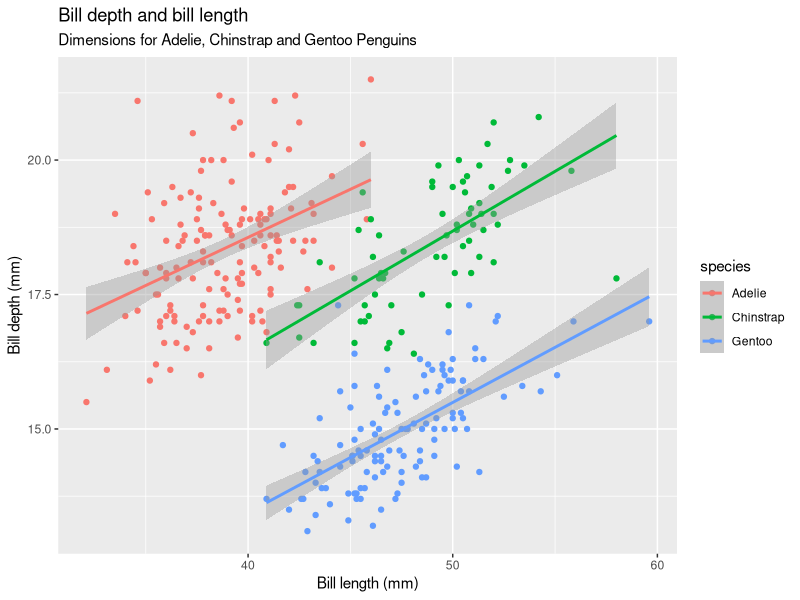
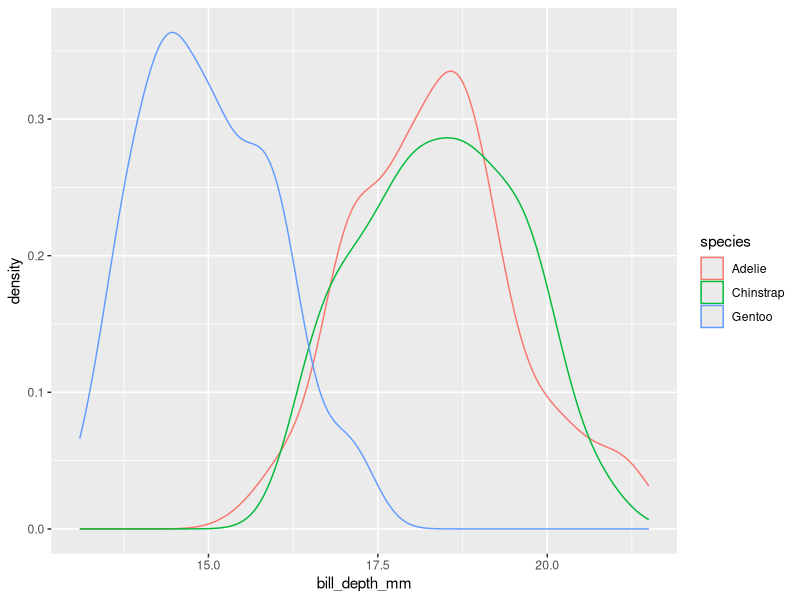

Generate these figures, in order, with R: (Note: this script raises an error after producing the figures.)
## ---- chunk 1
library(tidyverse)
library(palmerpenguins)
## ---- chunk 2
    #| warning: false
    ggplot(data = penguins, 
           mapping = aes(x = bill_length_mm, y = bill_depth_mm, color = species)) +
      geom_point() +
      geom_smooth(method = "lm") +
      labs(
        title = "Bill depth and bill length", 
        subtitle = "Dimensions for Adelie, Chinstrap and Gentoo Penguins",
        x = "Bill length (mm)", y = "Bill depth (mm)"
      )
## ---- chunk 3
    #| warning: false
    ggplot(data = penguins, 
           mapping = aes(x = bill_depth_mm)) + 
      geom_density(mapping = aes(color = species))
## ---- chunk 4
    #| eval: false
    #| warning: false
    ggplot(data = penguins) + 
      geom_point()
## ---- chunk 5
    ggplot(data = penguins,
           mapping = aes(x = flipper_length_mm, y = body_mass_g)) +
      geom_point(mapping = aes(color = species, shape = species), na.rm = TRUE)
## ---- chunk 6
    ggplot(data = penguins,
           mapping = aes(x = flipper_length_mm, y = body_mass_g)) +
      geom_point(mapping = aes(color = species, shape = species), na.rm = TRUE) + 
      labs(
        title = "Body mass and flipper length",
        subtitle = "Dimensions for Adelie, Chinstrap and Gentoo Penguins",
        caption = "Data come from the palmerpenguins package.", 
        x = "Flipper length (mm)", y = "Body mass (g)",
        color = "Species", shape = "Species"
      )
## ---- chunk 7
    #| warning: false
    #| fig-alt: |
    #|   A scatterplot of body mass vs. flipper length of penguins, colored 
    #|   by bill depth. A smooth curve of the relationship between body mass 
    #|   and flipper length is overlaid. The relationship is positive, 
    #|   fairly linear, and moderately strong.
    ggplot(
      data = penguins,
      mapping = aes(x = flipper_length_mm, y = body_mass_g)
    ) +
      geom_point(aes(color = bill_depth_mm)) +
      geom_smooth()
## ---- chunk 8
    ggplot(
      data = penguins,
      mapping = aes(x = flipper_length_mm, y = body_mass_g, color = island)
    ) +
      geom_point() +
      geom_smooth(se = FALSE)
## ---- chunk 9
    ggplot(
      data = penguins,
      mapping = aes(x = flipper_length_mm, y = body_mass_g)
    ) +
      geom_point() +
      geom_smooth()

    ggplot() +
      geom_point(
        data = penguins,
        mapping = aes(x = flipper_length_mm, y = body_mass_g)
      ) +
      geom_smooth(
        data = penguins,
        mapping = aes(x = flipper_length_mm, y = body_mass_g)
      )
## ---- chunk 10
    ggplot(penguins, aes(y = species)) +
      geom_bar()
## ---- chunk 11
    ggplot(penguins, aes(x = species)) +
      geom_bar(color = "red")

    ggplot(penguins, aes(x = species)) +
      geom_bar(fill = "red")
## ---- chunk 12
    ggplot(diamonds, aes(x = carat)) + 
      geom_histogram(binwidth = 0.2, fill = "lightblue")
## ---- chunk 13
    ggplot(data = mpg, 
           mapping = aes(x = displ, y = hwy, color = cty, size = cty)) +
      geom_point()
## ---- chunk 14
    ggplot(data = mpg, 
           mapping = aes(x = displ, y = hwy, linewidth = cty)) +
      geom_point()
## ---- chunk 15
    #| warning: false
    ggplot(data = penguins, 
           mapping = aes(x = bill_length_mm, y = bill_depth_mm)) +
      geom_point() +
      geom_smooth(method = "lm") +
      labs(
        title = "Bill depth and bill length", 
        subtitle = "Dimensions for Adelie, Chinstrap and Gentoo Penguins",
        x = "Bill length (mm)", y = "Bill depth (mm)"
      ) +
      facet_wrap(~species)
## ---- chunk 16
    #| warning: false
    #| fig-show: hide
    ggplot(
      data = penguins,
      mapping = aes(
        x = bill_length_mm, y = bill_depth_mm, 
        color = species, shape = species
      )
    ) +
      geom_point() +
      labs(color = "Species")
## ---- chunk 17
    #| warning: false
    ggplot(
      data = penguins,
      mapping = aes(
        x = bill_length_mm, y = bill_depth_mm, 
        color = species, shape = species
      )
    ) +
      geom_point() +
      labs(color = "Species", shape = "Species")
## ---- chunk 18
    ggplot(penguins, aes(x = island, fill = species)) +
      geom_bar(position = "fill")
    ggplot(penguins, aes(x = species, fill = island)) +
      geom_bar(position = "fill")
## ---- chunk 19
    #| eval: false
    ggplot(mpg, aes(x = class)) +
      geom_bar()
    ggplot(mpg, aes(x = cty, y = hwy)) +
      geom_point()
    ggsave("mpg-plot.png")
## ---- chunk 20
    #| eval: false
    ggplot(mpg, aes(x = cty, y = hwy)) +
      geom_point()
    ggsave("mpg-plot.pdf")
